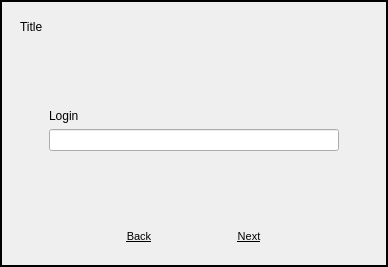
<ui version="4.0" >
 <class>ForgotPasswordWidgetClass</class>
 <widget class="QWidget" name="ForgotPasswordWidgetClass" >
  <property name="windowModality" >
   <enum>Qt::NonModal</enum>
  </property>
  <property name="geometry" >
   <rect>
    <x>0</x>
    <y>0</y>
    <width>388</width>
    <height>267</height>
   </rect>
  </property>
  <property name="sizePolicy" >
   <sizepolicy vsizetype="Fixed" hsizetype="Fixed" >
    <horstretch>0</horstretch>
    <verstretch>0</verstretch>
   </sizepolicy>
  </property>
  <widget class="QFrame" name="frame_2" >
   <property name="geometry" >
    <rect>
     <x>9</x>
     <y>9</y>
     <width>370</width>
     <height>249</height>
    </rect>
   </property>
   <property name="frameShape" >
    <enum>QFrame::NoFrame</enum>
   </property>
   <property name="frameShadow" >
    <enum>QFrame::Plain</enum>
   </property>
   <property name="lineWidth" >
    <number>0</number>
   </property>
   <layout class="QVBoxLayout" name="verticalLayout_2" >
    <property name="spacing" >
     <number>6</number>
    </property>
    <property name="margin" >
     <number>0</number>
    </property>
    <item>
     <widget class="QFrame" name="topTitleFrame" >
      <property name="sizePolicy" >
       <sizepolicy vsizetype="Fixed" hsizetype="Preferred" >
        <horstretch>0</horstretch>
        <verstretch>0</verstretch>
       </sizepolicy>
      </property>
      <property name="maximumSize" >
       <size>
        <width>16777215</width>
        <height>32</height>
       </size>
      </property>
      <property name="frameShape" >
       <enum>QFrame::NoFrame</enum>
      </property>
      <property name="frameShadow" >
       <enum>QFrame::Plain</enum>
      </property>
      <property name="lineWidth" >
       <number>0</number>
      </property>
      <layout class="QHBoxLayout" name="horizontalLayout" >
       <property name="bottomMargin" >
        <number>0</number>
       </property>
       <item>
        <widget class="QLabel" name="titleLabel" >
         <property name="accessibleName" >
          <string>redLabel</string>
         </property>
         <property name="text" >
          <string>Title</string>
         </property>
         <property name="alignment" >
          <set>Qt::AlignLeading|Qt::AlignLeft|Qt::AlignVCenter</set>
         </property>
        </widget>
       </item>
      </layout>
     </widget>
    </item>
    <item>
     <widget class="QFrame" name="frame" >
      <property name="frameShape" >
       <enum>QFrame::NoFrame</enum>
      </property>
      <property name="frameShadow" >
       <enum>QFrame::Plain</enum>
      </property>
      <property name="lineWidth" >
       <number>0</number>
      </property>
      <layout class="QVBoxLayout" name="verticalLayout_3" >
       <property name="leftMargin" >
        <number>40</number>
       </property>
       <property name="rightMargin" >
        <number>40</number>
       </property>
       <item>
        <spacer name="verticalSpacer_4" >
         <property name="orientation" >
          <enum>Qt::Vertical</enum>
         </property>
         <property name="sizeHint" stdset="0" >
          <size>
           <width>20</width>
           <height>10</height>
          </size>
         </property>
        </spacer>
       </item>
       <item>
        <widget class="QLabel" name="loginLabel" >
         <property name="sizePolicy" >
          <sizepolicy vsizetype="Fixed" hsizetype="Preferred" >
           <horstretch>0</horstretch>
           <verstretch>0</verstretch>
          </sizepolicy>
         </property>
         <property name="accessibleName" >
          <string>whiteLabel</string>
         </property>
         <property name="text" >
          <string>Login</string>
         </property>
         <property name="alignment" >
          <set>Qt::AlignLeading|Qt::AlignLeft|Qt::AlignVCenter</set>
         </property>
         <property name="buddy" >
          <cstring>loginEdit</cstring>
         </property>
        </widget>
       </item>
       <item>
        <widget class="QLineEdit" name="loginEdit" />
       </item>
       <item>
        <spacer name="verticalSpacer_5" >
         <property name="orientation" >
          <enum>Qt::Vertical</enum>
         </property>
         <property name="sizeHint" stdset="0" >
          <size>
           <width>20</width>
           <height>10</height>
          </size>
         </property>
        </spacer>
       </item>
      </layout>
     </widget>
    </item>
    <item>
     <widget class="QFrame" name="bottomLinksFrame" >
      <property name="sizePolicy" >
       <sizepolicy vsizetype="Fixed" hsizetype="Preferred" >
        <horstretch>0</horstretch>
        <verstretch>0</verstretch>
       </sizepolicy>
      </property>
      <property name="maximumSize" >
       <size>
        <width>16777215</width>
        <height>32</height>
       </size>
      </property>
      <property name="frameShape" >
       <enum>QFrame::NoFrame</enum>
      </property>
      <property name="frameShadow" >
       <enum>QFrame::Plain</enum>
      </property>
      <property name="lineWidth" >
       <number>0</number>
      </property>
      <layout class="QHBoxLayout" name="horizontalLayout_2" >
       <property name="spacing" >
        <number>30</number>
       </property>
       <property name="topMargin" >
        <number>0</number>
       </property>
       <item>
        <spacer name="horizontalSpacer_2" >
         <property name="orientation" >
          <enum>Qt::Horizontal</enum>
         </property>
         <property name="sizeHint" stdset="0" >
          <size>
           <width>10</width>
           <height>14</height>
          </size>
         </property>
        </spacer>
       </item>
       <item>
        <widget class="QPushButton" name="backButton" >
         <property name="font" >
          <font>
           <family>MS Shell Dlg 2</family>
           <pointsize>8</pointsize>
           <weight>50</weight>
           <italic>false</italic>
           <bold>false</bold>
           <underline>true</underline>
           <strikeout>false</strikeout>
          </font>
         </property>
         <property name="cursor" >
          <cursorShape>PointingHandCursor</cursorShape>
         </property>
         <property name="accessibleName" >
          <string>blueButton</string>
         </property>
         <property name="text" >
          <string>Back</string>
         </property>
         <property name="flat" >
          <bool>true</bool>
         </property>
        </widget>
       </item>
       <item>
        <widget class="QPushButton" name="nextButton" >
         <property name="font" >
          <font>
           <family>MS Shell Dlg 2</family>
           <pointsize>8</pointsize>
           <weight>50</weight>
           <italic>false</italic>
           <bold>false</bold>
           <underline>true</underline>
           <strikeout>false</strikeout>
          </font>
         </property>
         <property name="cursor" >
          <cursorShape>PointingHandCursor</cursorShape>
         </property>
         <property name="accessibleName" >
          <string>blueButton</string>
         </property>
         <property name="text" >
          <string>Next</string>
         </property>
         <property name="flat" >
          <bool>true</bool>
         </property>
        </widget>
       </item>
       <item>
        <spacer name="horizontalSpacer" >
         <property name="orientation" >
          <enum>Qt::Horizontal</enum>
         </property>
         <property name="sizeHint" stdset="0" >
          <size>
           <width>10</width>
           <height>14</height>
          </size>
         </property>
        </spacer>
       </item>
      </layout>
     </widget>
    </item>
   </layout>
   <zorder>frame</zorder>
   <zorder>bottomLinksFrame</zorder>
   <zorder>topTitleFrame</zorder>
  </widget>
  <widget class="QFrame" name="transBorder_4" >
   <property name="geometry" >
    <rect>
     <x>0</x>
     <y>0</y>
     <width>401</width>
     <height>2</height>
    </rect>
   </property>
   <property name="minimumSize" >
    <size>
     <width>0</width>
     <height>2</height>
    </size>
   </property>
   <property name="maximumSize" >
    <size>
     <width>16777215</width>
     <height>2</height>
    </size>
   </property>
   <property name="accessibleName" >
    <string>transBorder</string>
   </property>
   <property name="frameShape" >
    <enum>QFrame::Box</enum>
   </property>
   <property name="frameShadow" >
    <enum>QFrame::Plain</enum>
   </property>
  </widget>
  <widget class="QFrame" name="transBorder" >
   <property name="geometry" >
    <rect>
     <x>386</x>
     <y>2</y>
     <width>2</width>
     <height>263</height>
    </rect>
   </property>
   <property name="minimumSize" >
    <size>
     <width>2</width>
     <height>263</height>
    </size>
   </property>
   <property name="maximumSize" >
    <size>
     <width>2</width>
     <height>263</height>
    </size>
   </property>
   <property name="accessibleName" >
    <string>transBorder</string>
   </property>
   <property name="frameShape" >
    <enum>QFrame::Box</enum>
   </property>
   <property name="frameShadow" >
    <enum>QFrame::Plain</enum>
   </property>
   <property name="lineWidth" >
    <number>1</number>
   </property>
  </widget>
  <widget class="QFrame" name="transBorder_2" >
   <property name="geometry" >
    <rect>
     <x>0</x>
     <y>2</y>
     <width>2</width>
     <height>263</height>
    </rect>
   </property>
   <property name="minimumSize" >
    <size>
     <width>2</width>
     <height>263</height>
    </size>
   </property>
   <property name="maximumSize" >
    <size>
     <width>2</width>
     <height>263</height>
    </size>
   </property>
   <property name="accessibleName" >
    <string>transBorder</string>
   </property>
   <property name="frameShape" >
    <enum>QFrame::Box</enum>
   </property>
   <property name="frameShadow" >
    <enum>QFrame::Plain</enum>
   </property>
  </widget>
  <widget class="QFrame" name="transBorder_3" >
   <property name="geometry" >
    <rect>
     <x>0</x>
     <y>265</y>
     <width>401</width>
     <height>2</height>
    </rect>
   </property>
   <property name="minimumSize" >
    <size>
     <width>0</width>
     <height>2</height>
    </size>
   </property>
   <property name="maximumSize" >
    <size>
     <width>16777215</width>
     <height>2</height>
    </size>
   </property>
   <property name="accessibleName" >
    <string>transBorder</string>
   </property>
   <property name="frameShape" >
    <enum>QFrame::Box</enum>
   </property>
   <property name="frameShadow" >
    <enum>QFrame::Plain</enum>
   </property>
  </widget>
 </widget>
 <layoutdefault spacing="6" margin="11" />
 <resources>
  <include location="moodbox.qrc" />
 </resources>
 <connections/>
</ui>
